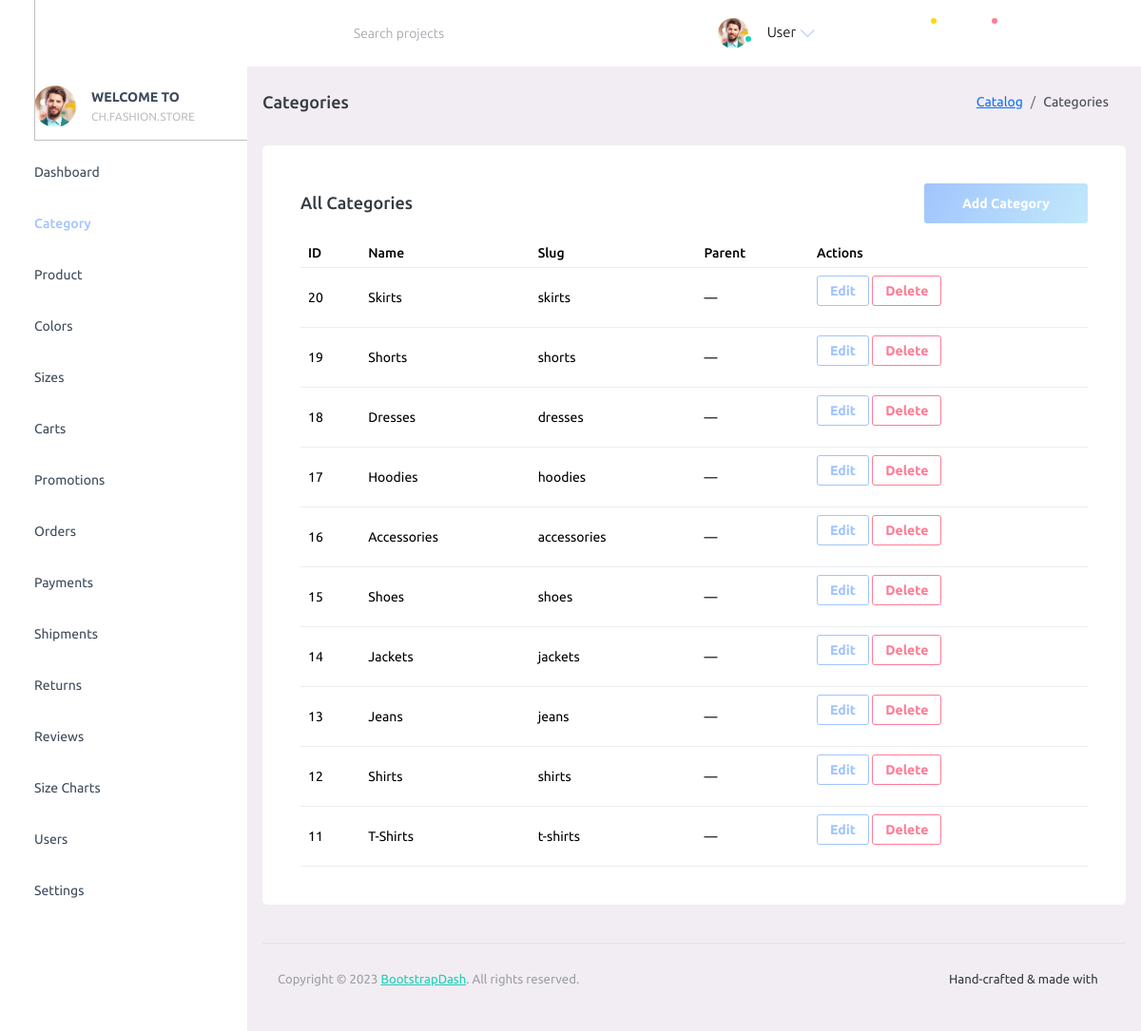
/admin/?p=category, run on the app's committed database.
### tables this page shows
CREATE TABLE IF NOT EXISTS `categories` (
  `id` bigint(20) UNSIGNED NOT NULL AUTO_INCREMENT,
  `name` varchar(150) NOT NULL,
  `slug` varchar(180) NOT NULL,
  `parent_id` bigint(20) UNSIGNED DEFAULT NULL,
  PRIMARY KEY (`id`),
  UNIQUE KEY `slug` (`slug`),
  KEY `fk_categories_parent` (`parent_id`)
);

### admin/config/database.php (called while the page is built)
<?php
function db(): PDO
{
      static $pdo = null;
      if ($pdo instanceof PDO) {
            return $pdo;
      }
      $dsn = getenv('FS_DB_DSN') ?: 'mysql:host=127.0.0.1;port=3306;dbname=fashionstore;charset=utf8mb4';
      $user = getenv('FS_DB_USER') ?: 'root';
      $pass = getenv('FS_DB_PASS') ?: '';
      $options = [
            PDO::ATTR_ERRMODE => PDO::ERRMODE_EXCEPTION,
            PDO::ATTR_DEFAULT_FETCH_MODE => PDO::FETCH_ASSOC,
            PDO::ATTR_EMULATE_PREPARES => false,
      ];
      $pdo = new PDO($dsn, $user, $pass, $options);
      try {
            $pdo->exec("SET SESSION sql_mode='STRICT_TRANS_TABLES,ERROR_FOR_DIVISION_BY_ZERO,NO_ENGINE_SUBSTITUTION'");
      } catch (Throwable $e) {
      }
      return $pdo;
}

### admin/config/function.php (called while the page is built, shortened)
<?php
require_once __DIR__ . '/database.php';
function db_all(string $sql, array $params = []): array
{
      $stmt = db()->prepare($sql);
      $stmt->execute($params);
      return $stmt->fetchAll();
}

### admin/pages/category.php (the view, shortened to what this page needs)
<?php
require_once __DIR__ . '/../config/function.php';
$page = max(1, (int)($_GET['page'] ?? 1));
$perPage = 10;
$offset = ($page - 1) * $perPage;
$cats = db_all('SELECT id, name, slug, parent_id FROM categories ORDER BY id DESC LIMIT ? OFFSET ?', [$perPage, $offset]);
?>
<div class="page-header">
      <h3 class="page-title"> Categories </h3>
      <nav aria-label="breadcrumb">
            <ol class="breadcrumb">
                  <li class="breadcrumb-item"><a href="#">Catalog</a></li>
                  <li class="breadcrumb-item active" aria-current="page">Categories</li>
            </ol>
      </nav>
</div>
<div class="row">
      <div class="col-lg-12 grid-margin stretch-card">
            <div class="card">
                  <div class="card-body">
                        <div class="d-flex justify-content-between align-items-center mb-3">
                              <h4 class="card-title mb-0">All Categories</h4>
                              <button type="button" class="btn btn-gradient-primary" data-bs-toggle="modal" data-bs-target="#addCategoryModal">Add Category</button>
                        </div>
                        <div class="table-responsive">
                              <table class="table" id="categories-table">
                                    <thead>
                                          <tr>
                                                <th>ID</th>
                                                <th>Name</th>
                                                <th>Slug</th>
                                                <th>Parent</th>
                                                <th>Actions</th>
                                          </tr>
                                    </thead>
                                    <tbody>
                                          <?php foreach ($cats as $c): ?>
                                                <tr>
                                                      <td><?php echo (int)$c['id']; ?></td>
                                                      <td><?php echo htmlspecialchars($c['name'], ENT_QUOTES); ?></td>
                                                      <td><?php echo htmlspecialchars($c['slug'], ENT_QUOTES); ?></td>
                                                      <td>
                                                            <?php
                                                            $parentName = '—';
                                                            echo $parentName;
                                                            ?>
                                                      </td>
                                                      <td>
                                                            <button type="button" class="btn btn-sm btn-outline-primary" data-bs-toggle="modal" data-bs-target="#editCategoryModal-<?php echo (int)$c['id']; ?>">Edit</button>
                                                            <form method="post" style="display:inline-block" onsubmit="return confirm('Delete this category?');">
                                                                  <button type="submit" class="btn btn-sm btn-outline-danger">Delete</button>
                                                            </form>
                                                      </td>
                                                </tr>
                                          <?php endforeach; ?>
                                    </tbody>
                              </table>
                        </div>
                  </div>
            </div>
      </div>
</div>

### data on the page
categories: id "20", name "Skirts", slug "skirts", parentName "—"
categories: id "19", name "Shorts", slug "shorts", parentName "—"
categories: id "18", name "Dresses", slug "dresses", parentName "—"
categories: id "17", name "Hoodies", slug "hoodies", parentName "—"
categories: id "16", name "Accessories", slug "accessories", parentName "—"
categories: id "15", name "Shoes", slug "shoes", parentName "—"
categories: id "14", name "Jackets", slug "jackets", parentName "—"
categories: id "13", name "Jeans", slug "jeans", parentName "—"
categories: id "12", name "Shirts", slug "shirts", parentName "—"
categories: id "11", name "T-Shirts", slug "t-shirts", parentName "—"

### other printed values
$displayName "User"
